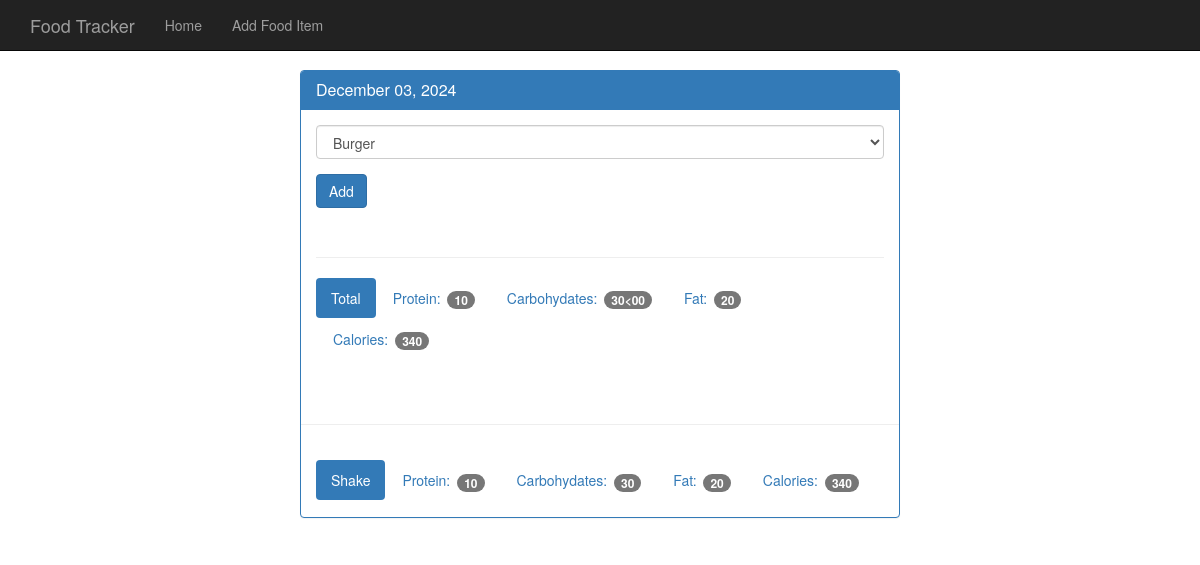
Page /view/20241203 on the committed database.
### tables this page shows
CREATE TABLE food (
    id integer primary key autoincrement,
    name text not null,
    protein integer not null,
    carbohydrates integer not null,
    fat integer not null,
    calories integer not null
);

### app.py (the view, shortened to what this page needs)
@app.route("/view/<date>", methods=["POST", "GET"])  # date is going to be 20180520
def view(date):
    db = get_db()
    cur = db.execute("select id, entry_date from log_date where entry_date = ?", [date])
    date_result = cur.fetchone()
    d = datetime.strptime(str(date_result["entry_date"]), "%Y%m%d")
    pretty_date = datetime.strftime(d, "%B %d, %Y")
    food_cur = db.execute("select id, name from food")
    food_results = food_cur.fetchall()
    log_cur = db.execute(
        """select food.name, food.protein, food.carbohydrates, food.fat, food.calories
                         from log_date join food_date on food_date.log_date_id=log_date.id join food on
                         food.id=food_date.food_id where entry_date = ?""",
        [date],
    )
    log_results = log_cur.fetchall()
    totals = {}
    totals["protein"] = 0
    totals["carbohydrates"] = 0
    totals["fat"] = 0
    totals["calories"] = 0
    for food in log_results:
        totals["protein"] += food["protein"]
        totals["carbohydrates"] += food["carbohydrates"]
        totals["fat"] += food["fat"]
        totals["calories"] += food["calories"]
    return render_template(
        "day.html",
        entry_date=date_result["entry_date"],
        pretty_date=pretty_date,
        food_results=food_results,
        log_results=log_results,
        totals=totals,
    )

### database.py (called while the page is built)
def connect_db():
    sql = sqlite3.connect("food_log.db")
    sql.row_factory = sqlite3.Row
    return sql

def get_db():
    if not hasattr(g, "sqlite3_db"):
        g.sqlite_db = connect_db()
    return g.sqlite_db

### templates/day.html
{% extends "base.html" %}
{% block body %}
    <nav class="navbar navbar-inverse navbar-fixed-top">
      <div class="container">
        <div class="navbar-header">
          <a class="navbar-brand" href="#">Food Tracker</a>
        </div>
        <div id="navbar" class="navbar-collapse collapse">
          <ul class="nav navbar-nav">
            <li><a href={{ url_for('index') }}>Home</a></li>
            <li><a href={{ url_for('food') }}>Add Food Item</a></li>
          </ul>
        </div>
      </div>
    </nav>
    <div class="container theme-showcase col-sm-6 col-sm-offset-3" role="main">
      <div class="row">
        <div>
          <div class="panel panel-primary">
            <div class="panel-heading">
              <h3 class="panel-title">{{ pretty_date }}</h3>
            </div>
            <div class="panel-body">
              <form method="POST" action="{{ url_for('view', date=entry_date) }}">
                <div class="form-group">
                  <select class="form-control" name="food-select">
                    {% for food in food_results %}
                    <option value={{ food.id }}>{{ food.name }}</option>
                    {% endfor %}
                  </select>
                </div>
                <button type="submit" class="btn btn-primary">Add</button>
              </form>
              <div class="page-header"></div>
              <ul class="nav nav-pills" role="tablist">
                <li class="active"><a>Total</a></li>
                <li><a>Protein: <span class="badge">{{ totals.protein }}</span></a></li>
                <li><a>Carbohydates: <span class="badge">{{ totals.carbohydrates }}<00</span></a></li>
                <li><a>Fat: <span class="badge">{{ totals.fat }}</span></a></li>
                <li><a>Calories: <span class="badge">{{ totals.calories }}</span></a></li>
              </ul>
            </div>
            <div class="page-header"></div>
            {% for food in log_results %}
            <div class="panel-body">
              <ul class="nav nav-pills" role="tablist">
                <li class="active"><a>{{ food.name }}</a></li>
                <li><a>Protein: <span class="badge">{{ food.protein }}</span></a></li>
                <li><a>Carbohydates: <span class="badge">{{ food.carbohydrates }}</span></a></li>
                <li><a>Fat: <span class="badge">{{ food.fat }}</span></a></li>
                <li><a>Calories: <span class="badge">{{ food.calories }}</span></a></li>
              </ul>
            </div>
            {% endfor %}
          </div>
        </div>
      </div>
    </div>
  {% endblock %}

### static/theme.css (style rules this page uses)
body { padding-top: 70px; padding-bottom: 30px; }

### rows in the picture
food: name "Shake", protein "10", carbohydrates "30", fat "20", calories "340"

### other values in the picture
{{ pretty_date }} "December 03, 2024"
{{ totals.protein }} "10"
{{ totals.carbohydrates }} "30"
{{ totals.fat }} "20"
{{ totals.calories }} "340"
form field food-select "Burger"
